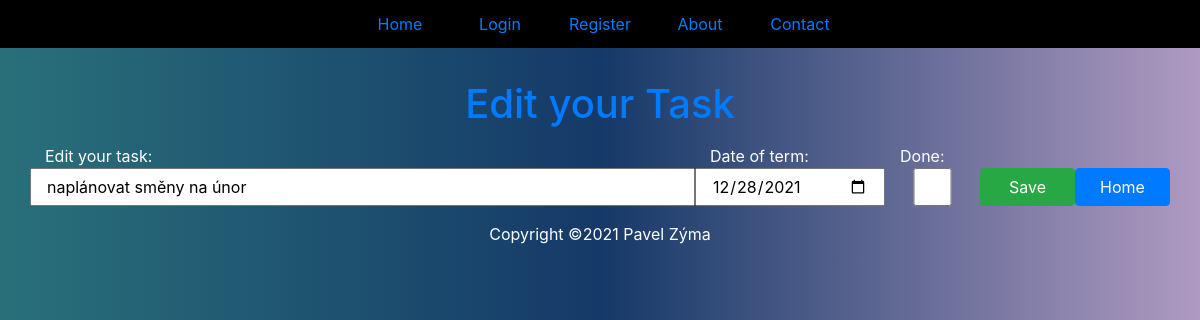
The app's page /edit?id=20, older data.
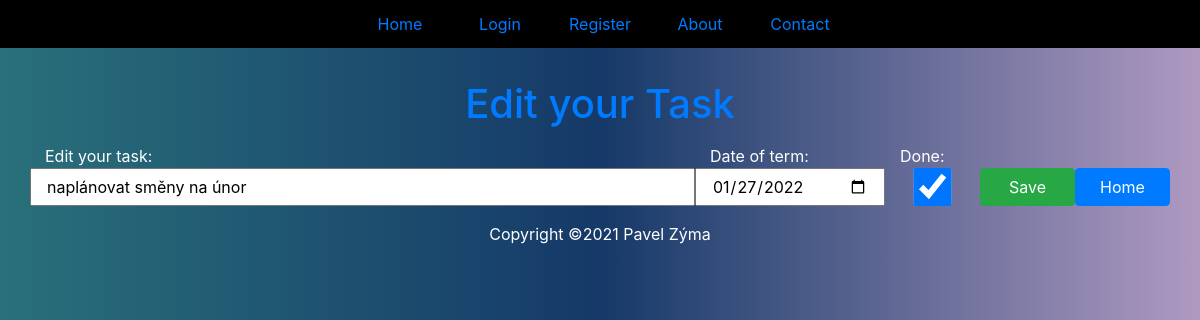
The same page, newer data.
### tables this page shows
CREATE TABLE "tasks" (
	"id"	INTEGER,
	"task"	TEXT,
	"execdate"	NUMERIC,
	"ok"	INTEGER,
	"user_id"	INTEGER,
	PRIMARY KEY("id" AUTOINCREMENT)
);

### app.py (the view)
@app.route("/edit")
def edit():
    if request.args.get("submit") == "Save":
        id = request.args.get("id")
        task = request.args.get("task")
        execdate =  request.args.get("date")
        done = request.args.get("done")
        if done !="1":
            done=0
        create_db.update_record(id,task,execdate,done)
        return redirect(url_for("todolist"))
    else:
        id=request.args.get("id")
        record=create_db.get_one_record(id)
        return render_template("edit.html",record=record)

### package/create_db.py (called while the page is built)
def get_one_record(a):
    con=sqlite3.connect("package/db/todolist.db")
    cur=con.cursor()
    sql="SELECT * FROM tasks WHERE id=?"
    cur.execute(sql,(a,))
    record=cur.fetchone()
    con.close()
    return record

### templates/edit.html (shortened to what this page needs)
{% extends "base.html" %}
	{% block content %}
	<p><h1 class="text-center text-primary" style="margin-top: 80px;">Edit your Task</h1></p>
	<div class="container">
		<div class="row">
			<div class="col-md-7 text-white">Edit your task:</div>
			<div class="col-md-2 text-white">Date of term:</div>
			<div class="col-md-2 text-white">Done:</div>
		</div>
		<form action="/edit">
			<div class="row">
				<input type="text" value="{{ record[1] }}" name="task"  class="col-md-7">
				<input type="date" value="{{ record[2] }}" name="date" class="col-md-2">
				{% if record[3]==1 %}
  					<input type="checkbox" name="done" value=1   checked id="checkbox"  class="form-control col-md-1">
  				{% else %}
  					<input type="checkbox" name="done" value=0  id="checkbox" class="form-control col-md-1">
  				{% endif %}
				<input type="submit" name="submit" value="Save" class="col-md-1 btn btn-success">
				<a href="/" name="home" class="col-md-1 btn btn-primary">Home</a>
			</div>
		</form>
	</div>
	{% endblock %}

### templates/base.html (shortened to what this page needs)
<!DOCTYPE html>
<html lang="en">
<head>
    <link rel="stylesheet" href='{{ url_for("static" ,filename="style.css") }}'>
	<link rel="stylesheet" href="https://maxcdn.bootstrapcdn.com/bootstrap/4.5.2/css/bootstrap.min.css">
</head>
<body>
    {% if not success %}
		<ul class="nav fixed-top  justify-content-center mb-3">
			<li class="nav-item"><a class="nav-link" href="/">Home</a></li>
			<li class="nav-item"><a class="nav-link" href="/login">Login</a></li>
			{% if not register %}
			<li class="nav-item"><a class="nav-link" href="/register">Register</a></li>
			{% endif %}
			<li class="nav-item"><a class="nav-link" href="/about">About</a></li>
			<li class="nav-item"><a class="nav-link" href="/contact">Contact</a></li>
		</ul>
		{% endif %}
    {% block content %}{% endblock %}
	{% include "_footer.html" %}
</body>
</html>

### templates/_footer.html
<div class="text-center text-white my-3" style="width: 100%;">Copyright &copy;2021 Pavel Zýma </div>

### static/style.css (style rules this page uses)
body { background-image: linear-gradient(to right ,rgb(41, 112, 122),rgb(21, 57, 104),rgba(104, 65, 139, 0.534)); }
ul { background-color: black; overflow: hidden; margin:0px; padding:0px; line-height: 2rem; }
li { list-style-type:none; float: left; width:100px; }
li a { padding-right: 5px; text-decoration: none; text-align: center; padding: 14px 16px; }

Row changes from the older to the newer data that the page shows:
changed tasks "naplánovat směny na únor": date "12/28/2021" → "01/27/2022"
Text that changed along with them:
form field done: (not shown) → "☑"
form field done: "☐" → (not shown)
